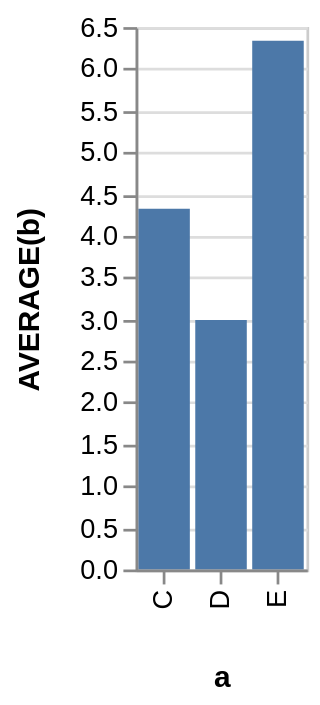

Here is the Vega-Lite specification saved for this chart:
### Vega specification from a JSON file in a GitHub repository (floating-point values rounded to 4 significant figures)
{"$schema": "https://vega.github.io/schema/vega/v3.0.json", "autosize": "pad", "padding": 5, "encode": {"update": {"stroke": {"value": "#ccc"}, "fill": {"value": "transparent"}}}, "data": [{"name": "source_0", "values": [{"a": "C", "b": 2}, {"a": "C", "b": 7}, {"a": "C", "b": 4}, {"a": "D", "b": 1}, {"a": "D", "b": 2}, {"a": "D", "b": 6}, {"a": "E", "b": 8}, {"a": "E", "b": 4}, {"a": "E", "b": 7}]}, {"name": "data_0", "source": "source_0", "transform": [{"type": "formula", "expr": "toNumber(datum[\"b\"])", "as": "b"}, {"type": "aggregate", "groupby": ["a"], "ops": ["average"], "fields": ["b"], "as": ["average_b"]}]}], "signals": [{"name": "x_step", "value": 21}, {"name": "width", "update": "bandspace(domain('x').length, 0.1, 0.05) * x_step"}, {"name": "height", "update": "200"}], "marks": [{"name": "marks", "type": "rect", "role": "bar", "from": {"data": "data_0"}, "encode": {"update": {"x": {"scale": "x", "field": "a"}, "width": {"scale": "x", "band": true}, "y": {"scale": "y", "field": "average_b"}, "y2": {"scale": "y", "value": 0}, "fill": {"value": "#4c78a8"}}}}], "scales": [{"name": "x", "type": "band", "domain": {"data": "data_0", "field": "a", "sort": true}, "range": {"step": {"signal": "x_step"}}, "round": true, "paddingInner": 0.1, "paddingOuter": 0.05}, {"name": "y", "type": "linear", "domain": {"data": "data_0", "field": "average_b"}, "range": [{"signal": "height"}, 0], "round": true, "nice": true, "zero": true}], "axes": [{"scale": "x", "orient": "bottom", "title": "a", "zindex": 1, "encode": {"labels": {"update": {"angle": {"value": 270}, "align": {"value": "right"}, "baseline": {"value": "middle"}}}}}, {"scale": "y", "labelOverlap": true, "orient": "left", "title": "AVERAGE(b)", "zindex": 1}, {"scale": "y", "domain": false, "grid": true, "labels": false, "maxExtent": 0, "minExtent": 0, "orient": "left", "ticks": false, "zindex": 0, "gridScale": "x"}], "config": {"axis": {"minExtent": 30}}}
